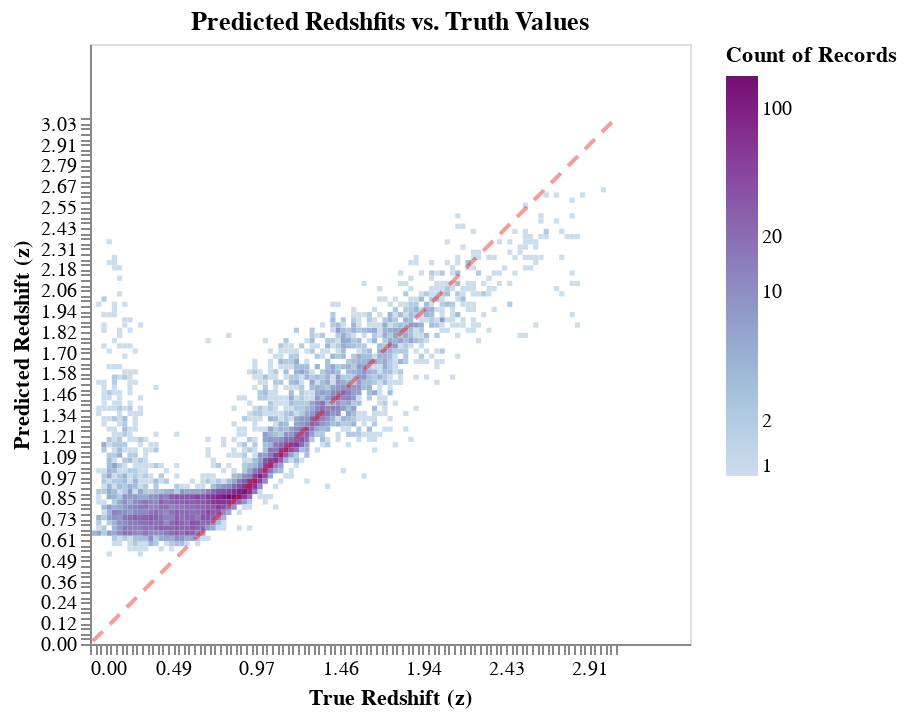

The notebook cell this image was saved under:
### Code cell
# Other classifiers can be implemented fairly easily
ml_pdfs = pz.randomForestTraining()
pz.predictionPlot(title="Predicted Redshfits vs. Truth Values")

### Figure 1 — Vega-Lite specification as saved in the notebook (floating-point values rounded to 4 significant figures; data arrays with more than 128 entries replaced by an {"elided": "..."} marker saying what was removed)
{"config": {"view": {"continuousWidth": 400, "continuousHeight": 300}}, "layer": [{"data": {"name": "data-4d335d7a8d94a580bce1eb33ed720bcf"}, "mark": "rect", "encoding": {"color": {"type": "quantitative", "aggregate": "count", "field": "true_z", "scale": {"scheme": "bluepurple", "type": "log"}}, "x": {"type": "quantitative", "axis": {"title": "True Redshift (z)"}, "bin": {"extent": [0.0163, 3.051], "step": 0.03035}, "field": "true_z"}, "y": {"type": "quantitative", "axis": {"title": "Predicted Redshift (z)"}, "bin": {"extent": [0.0163, 3.051], "step": 0.03035}, "field": "predicted"}}, "height": 300, "title": "Predicted Redshfits vs. Truth Values", "width": 300}, {"data": {"name": "data-83844df966602c79fcb01c433da76b87"}, "mark": {"type": "line", "color": "#FF0000", "opacity": 0.4, "strokeDash": [7, 5]}, "encoding": {"x": {"type": "quantitative", "field": "hor"}, "y": {"type": "quantitative", "field": "ver"}}}], "$schema": "https://vega.github.io/schema/vega-lite/v4.8.1.json", "datasets": {"data-4d335d7a8d94a580bce1eb33ed720bcf": {"elided": "9440 records"}, "data-83844df966602c79fcb01c433da76b87": [{"hor": 0.0163, "ver": 0.0163}, {"hor": 3.051, "ver": 3.051}]}}
